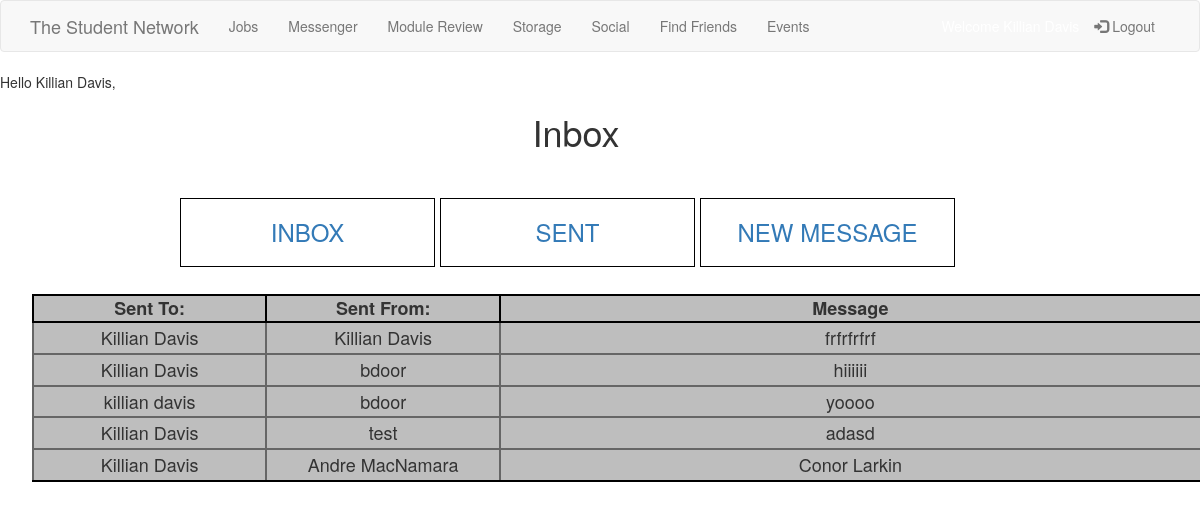
Page /Message/Message.php (signed in) on the committed database.
### tables this page shows
CREATE TABLE IF NOT EXISTS `messages` (
  `id` int(11) NOT NULL AUTO_INCREMENT,
  `sentFrom` varchar(100) NOT NULL,
  `sentTo` varchar(100) NOT NULL,
  `message` varchar(1000) NOT NULL,
  `dateMessage` date NOT NULL,
  PRIMARY KEY (`id`)
);

### Message/Message.php (the view, shortened to what this page needs)
<?php
    include '../Accounts/Header.php';
    if(isset($_SESSION['signed_in']) == false){
     echo 'You must be logged in <a href="../Accounts/Login.php">Login</a>';
    } else {  ?>
 <html>
  <head>
<link rel="stylesheet" href="https://maxcdn.bootstrapcdn.com/bootstrap/3.3.7/css/bootstrap.min.css">
  </head>
  <body>
           Hello <?php if(isset($_SESSION['userName'])){echo ' '.htmlentities($_SESSION['userName'],
        ENT_QUOTES, 'UTF-8');} ?>, <br />
 <div class="row text-center head">
<h1 style="text-center">Inbox</h1>
</div>
 <div style="padding-bottom:8%; padding-left:15%;">
  <div class=" col-md-3 text-center" style="border:1px solid black; margin-right:5px;">
   <a href="../Message/Message.php" > <h3>INBOX</h3> </a>
  </div>
   <div class=" col-md-3 text-center" style="border:1px solid black; margin-right:5px;">
    <a href="../Message/sentMessage.php"> <h3>SENT</h3> </a>
  </div>
   <div class=" col-md-3 text-center" style="border:1px solid black; margin-right:5px;">
    <a href="../Message/sendMessage.php"> <h3>NEW MESSAGE</h3> </a>
    </div>
    </div>
<?php
 include '../Message/connect-mysql.php';
 $name=$_SESSION['userName'];
$sqlget = "SELECT * FROM messages WHERE
                    sentTo = '$name' ";
 $sqldata = mysqli_query($dbcon, $sqlget) or die('error getting data');
?>
<div class="row">
 <div class=" container ">
  <div class="centerTable">
<?php
echo "<table class='text-center centerTable'>";
echo "<tr><th style='width:20%'>Sent To:</th><th style='width:20%'>Sent From:</th><th>Message</th></tr>";
while ($row = mysqli_fetch_array($sqldata, MYSQLI_ASSOC)) {
 echo "<tr><td>";
 echo $row['sentTo'];
 echo "</td><td>";
 echo $row['sentFrom'];
 echo "</td><td>";
 echo $row ['message'];
 echo "</td><tr>";
}
echo "</table>";
?>
</div>
</div>
</div>
</body>
 <?php }?>
 </html>

### css/main.css (style rules this page uses)
.container { width: 80%; }

### rows in the picture
messages: sentTo "Killian Davis", sentFrom "Killian Davis", message "frfrfrfrf"
messages: sentTo "Killian Davis", sentFrom "bdoor", message "hiiiiii"
messages: sentTo "killian davis", sentFrom "bdoor", message "yoooo"
messages: sentTo "Killian Davis", sentFrom "test", message "adasd"
messages: sentTo "Killian Davis", sentFrom "Andre MacNamara", message "Conor Larkin"

### other values in the picture
$_SESSION['userName'] "Killian Davis"
